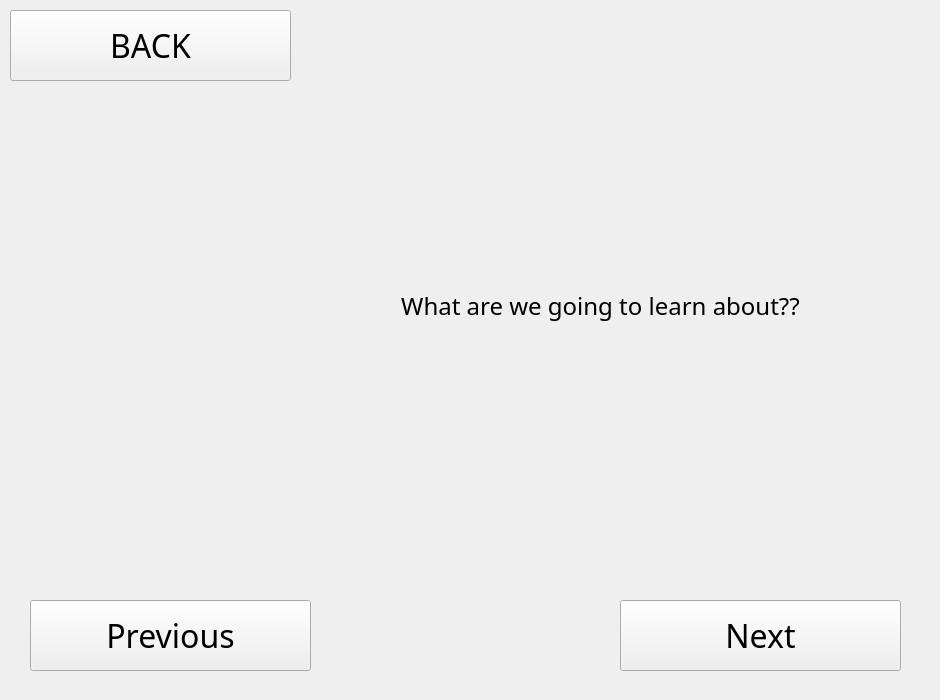
<?xml version="1.0" encoding="UTF-8"?>
<ui version="4.0">
 <class>How_Pollute</class>
 <widget class="QWidget" name="How_Pollute">
  <property name="geometry">
   <rect>
    <x>0</x>
    <y>0</y>
    <width>940</width>
    <height>700</height>
   </rect>
  </property>
  <property name="windowTitle">
   <string>Form</string>
  </property>
  <widget class="QLabel" name="background">
   <property name="geometry">
    <rect>
     <x>0</x>
     <y>0</y>
     <width>940</width>
     <height>700</height>
    </rect>
   </property>
   <property name="text">
    <string/>
   </property>
   <property name="scaledContents">
    <bool>true</bool>
   </property>
  </widget>
  <widget class="QPushButton" name="pushButton_previous">
   <property name="geometry">
    <rect>
     <x>30</x>
     <y>600</y>
     <width>281</width>
     <height>71</height>
    </rect>
   </property>
   <property name="font">
    <font>
     <family>Cooper Black</family>
     <pointsize>24</pointsize>
     <weight>50</weight>
     <bold>false</bold>
    </font>
   </property>
   <property name="layoutDirection">
    <enum>Qt::LeftToRight</enum>
   </property>
   <property name="text">
    <string>Previous</string>
   </property>
   <property name="iconSize">
    <size>
     <width>16</width>
     <height>16</height>
    </size>
   </property>
   <property name="autoDefault">
    <bool>false</bool>
   </property>
  </widget>
  <widget class="QPushButton" name="pushButton_next">
   <property name="geometry">
    <rect>
     <x>620</x>
     <y>600</y>
     <width>281</width>
     <height>71</height>
    </rect>
   </property>
   <property name="font">
    <font>
     <family>Cooper Black</family>
     <pointsize>24</pointsize>
     <weight>50</weight>
     <bold>false</bold>
    </font>
   </property>
   <property name="layoutDirection">
    <enum>Qt::LeftToRight</enum>
   </property>
   <property name="text">
    <string>Next</string>
   </property>
   <property name="iconSize">
    <size>
     <width>16</width>
     <height>16</height>
    </size>
   </property>
   <property name="autoDefault">
    <bool>false</bool>
   </property>
  </widget>
  <widget class="QPushButton" name="pushButton_back">
   <property name="geometry">
    <rect>
     <x>10</x>
     <y>10</y>
     <width>281</width>
     <height>71</height>
    </rect>
   </property>
   <property name="font">
    <font>
     <family>Cooper Black</family>
     <pointsize>24</pointsize>
     <weight>50</weight>
     <bold>false</bold>
    </font>
   </property>
   <property name="layoutDirection">
    <enum>Qt::LeftToRight</enum>
   </property>
   <property name="text">
    <string>BACK</string>
   </property>
   <property name="iconSize">
    <size>
     <width>16</width>
     <height>16</height>
    </size>
   </property>
   <property name="autoDefault">
    <bool>false</bool>
   </property>
  </widget>
  <widget class="QLabel" name="archie">
   <property name="geometry">
    <rect>
     <x>10</x>
     <y>190</y>
     <width>350</width>
     <height>350</height>
    </rect>
   </property>
   <property name="text">
    <string/>
   </property>
   <property name="scaledContents">
    <bool>false</bool>
   </property>
  </widget>
  <widget class="QLabel" name="label_explanation">
   <property name="geometry">
    <rect>
     <x>320</x>
     <y>30</y>
     <width>561</width>
     <height>551</height>
    </rect>
   </property>
   <property name="font">
    <font>
     <family>Cooper Black</family>
     <pointsize>18</pointsize>
     <weight>50</weight>
     <bold>false</bold>
    </font>
   </property>
   <property name="lineWidth">
    <number>-3</number>
   </property>
   <property name="text">
    <string>What are we going to learn about??</string>
   </property>
   <property name="scaledContents">
    <bool>false</bool>
   </property>
   <property name="alignment">
    <set>Qt::AlignCenter</set>
   </property>
   <property name="wordWrap">
    <bool>true</bool>
   </property>
  </widget>
 </widget>
 <resources/>
 <connections/>
</ui>
